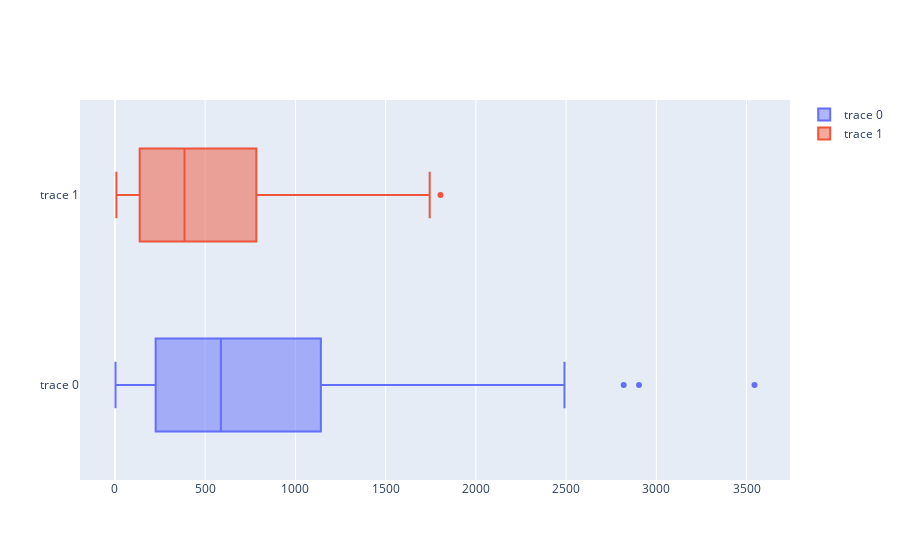

The notebook cell this image was saved under:
### Code cell
fig = go.Figure()
# Use x instead of y argument for horizontal plot
x0 = pdf.loc[pdf['churn'] == 0]["artist_cnt"]
x1 = pdf.loc[pdf['churn'] == 1]["artist_cnt"]
fig.add_trace(go.Box(x=x0))
fig.add_trace(go.Box(x=x1))
# RECALL - 0 is not churn, and 1 is churn
fig.show()

### Figure 1 — Plotly figure (JSON) as saved in the notebook; plotly's stock layout.template omitted (floating-point values rounded to 4 significant figures; data arrays with more than 128 entries replaced by an {"elided": "..."} marker saying what was removed)
{"data": [{"type": "box", "x": {"elided": "173 int values"}}, {"type": "box", "x": [8, 1385, 1744, 233, 1241, 207, 1804, 334, 622, 197, 1075, 555, 410, 107, 26, 374, 1062, 149, 741, 357, 1201, 442, 627, 368, 50, 834, 22, 1198, 41, 416, 1159, 11, 61, 397, 317, 188, 861, 653, 98, 76, 110, 624, 531, 350, 826, 51, 587, 697, 233, 279, 908, 125]}], "layout": {}}
